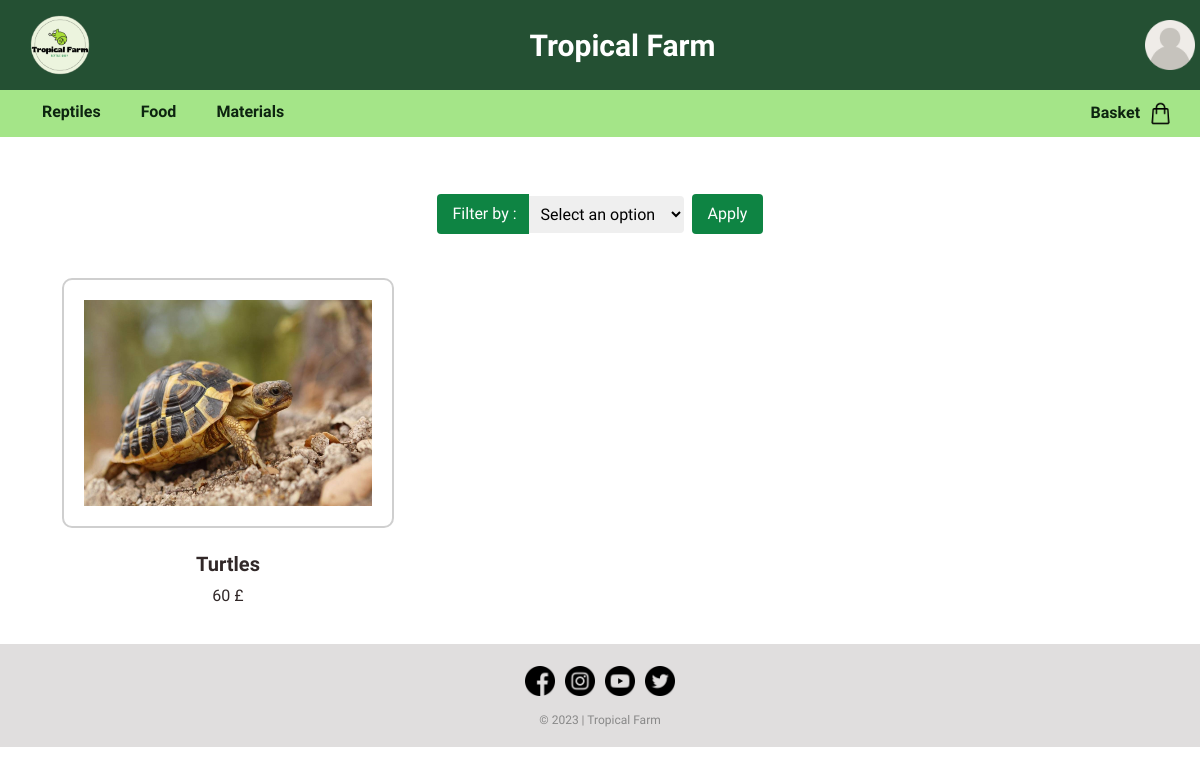
The page /turtles.php on the database as committed earlier.
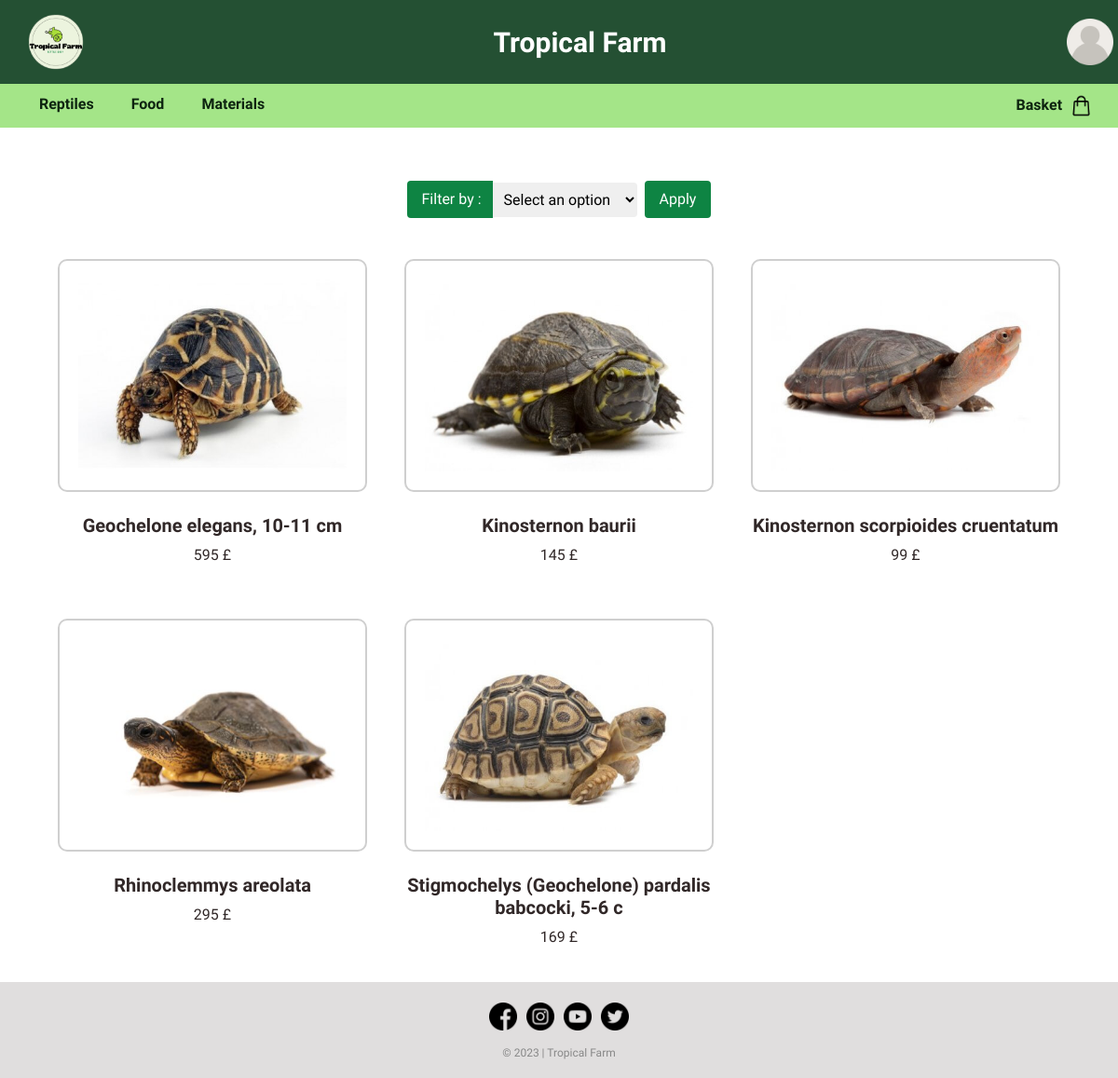
The same page on the database as committed later.
### tables this page shows
CREATE TABLE IF NOT EXISTS `item` (
  `iditem` int NOT NULL AUTO_INCREMENT,
  `name` varchar(50) NOT NULL,
  `category` varchar(50) NOT NULL,
  `second_category` varchar(50) NOT NULL,
  `description` varchar(1000) NOT NULL,
  `photo` varchar(50) NOT NULL,
  `price` int NOT NULL,
  `stock` varchar(50) NOT NULL,
  `sell` varchar(50) DEFAULT NULL,
  `auction` varchar(50) DEFAULT NULL,
  `trade` varchar(50) DEFAULT NULL,
  PRIMARY KEY (`iditem`)
);

### turtles.php (the view, shortened to what this page needs)
<!DOCTYPE html>
<html>
<head>
<link href="https://cdn.jsdelivr.net/npm/bootstrap@5.3.0/dist/css/bootstrap.min.css" rel="stylesheet">
<link href="style.css" rel="stylesheet" type="text/css"/>
</head>
<body>
  <div class="headnav">
<?php
if(!isset($_SESSION["photo"])){
  $imageURL = "image/user.png";
}
else{
$imageURL = "image/" . $_SESSION["photo"];
}
?>
      <?php if(isset($_SESSION["role"])){ echo '<header style="background-color: ' . $_SESSION["background"] . ';">'; }
            else{echo '<header>';}?>
            <div class="logo">
              <img src="image\logo.png" alt="Logo">
            </div>
            <div class="titre"><a href="http://localhost:80/Tropical-Farm/index.php" class="titre">Tropical Farm</a></div>
            <div class="dropdown">
              <a href="http://localhost:80/Tropical-Farm/login.php" class="dropdown-btn"><img src="<?php echo $imageURL; ?>" width="50px" height="50px"></a>
            </div>
          </header>
    <nav>
      <ul class="categories">
        <li>
          <a href="#">Reptiles</a>
        </li>
        <li>
          <a href="#">Food</a>
        </li>
        <li>
          <a href="#">Materials</a>
        </li>
      </ul>
      <div class="panier">
        <a href="http://localhost:80/Tropical-Farm/basket.php"><b>Basket &nbsp</b><img src="image/shopping-bag.png"></a>
      </div>
    </nav>
    </div>
  <br><br><br><br><br><br>
<form class="formfiltre" method="GET">
  <label for="filter">&nbsp;Filter by :</label>
  <select name="filter" id="filter">
    <option class="optionfiltre" value="null">Select an option</option>
  </select>
  <input class="filtre" type="submit" value="Apply">
</form>
<br>
<div class="container">
<?php
$serveur = "localhost";
$utilisateur = "root";
$motDePasse = "";
$baseDeDonnees = "tropicalfarm";
$connexion = mysqli_connect($serveur, $utilisateur, $motDePasse, $baseDeDonnees);
$condition1 = "category = 'reptiles'";
$condition2 = "second_category = 'turtles'";
if (isset($_GET['filter'])) {
  $filter = $_GET['filter'];
if($filter == 'asc'){
  $query = "SELECT * FROM item WHERE $condition1 and $condition2 ORDER BY price ASC";
  $resultat = mysqli_query($connexion, $query);
}
elseif($filter == 'desc'){
  $query = "SELECT * FROM item WHERE $condition1 and $condition2 ORDER BY price DESC";
  $resultat = mysqli_query($connexion, $query);
}
elseif($filter == 'null'){
  $query = "SELECT * FROM item WHERE $condition1 and $condition2";
  $resultat = mysqli_query($connexion, $query);
}
}
else{
  $query = "SELECT * FROM item WHERE $condition1 and $condition2";
  $resultat = mysqli_query($connexion, $query);
}
while ($row = mysqli_fetch_assoc($resultat)) {
  $iditem = $row['iditem'];
  echo '<div class="item">';
  echo "<a href='http://localhost:80/Tropical-Farm/item.php?iditem=$iditem'><img src= image/". $row['photo'] ." alt='Image' /><br></a>";
  echo "<center><h5><b>" . $row['name'] . "</b></h5>";
  echo "<p>" .$row['price'] . "  £</p></center>";
  echo "</div>";
}
?>
</div>
<footer>
  <div class="footer-section">
    <a href="https://www.facebook.com/pages/category/supermarket/Tesco-Superstore-440818089460778/" target="_blank"><img src="image/facebook (1).png"></a>
    <a href="https://www.instagram.com/tescofood/?hl=fr" target="_blank"><img src="image/instagram (2).png"></a>
    <a href="https://www.youtube.com/tesco" target="_blank"><img src="image/youtube.png"></a>
    <a href="https://twitter (1).com/Tesco" target="_blank"><img src="image/twitter (1).png"></a>
</div>
  <div class="footer-bottom">
    <p>&copy; 2023 | Tropical Farm</p>
  </div>
</footer>
</body>
</html>

Rows that differ between the two databases and show on the page:
removed item: photo (picture), name "Turtles", price "60"
added item: photo (picture), name "Geochelone elegans, 10-11 cm", price "595"
added item: photo (picture), name "Kinosternon baurii", price "145"
added item: photo (picture), name "Kinosternon scorpioides cruentatum", price "99"
added item: photo (picture), name "Rhinoclemmys areolata", price "295"
added item: photo (picture), name "Stigmochelys (Geochelone) pardalis babcocki, 5-6 c", price "169"
